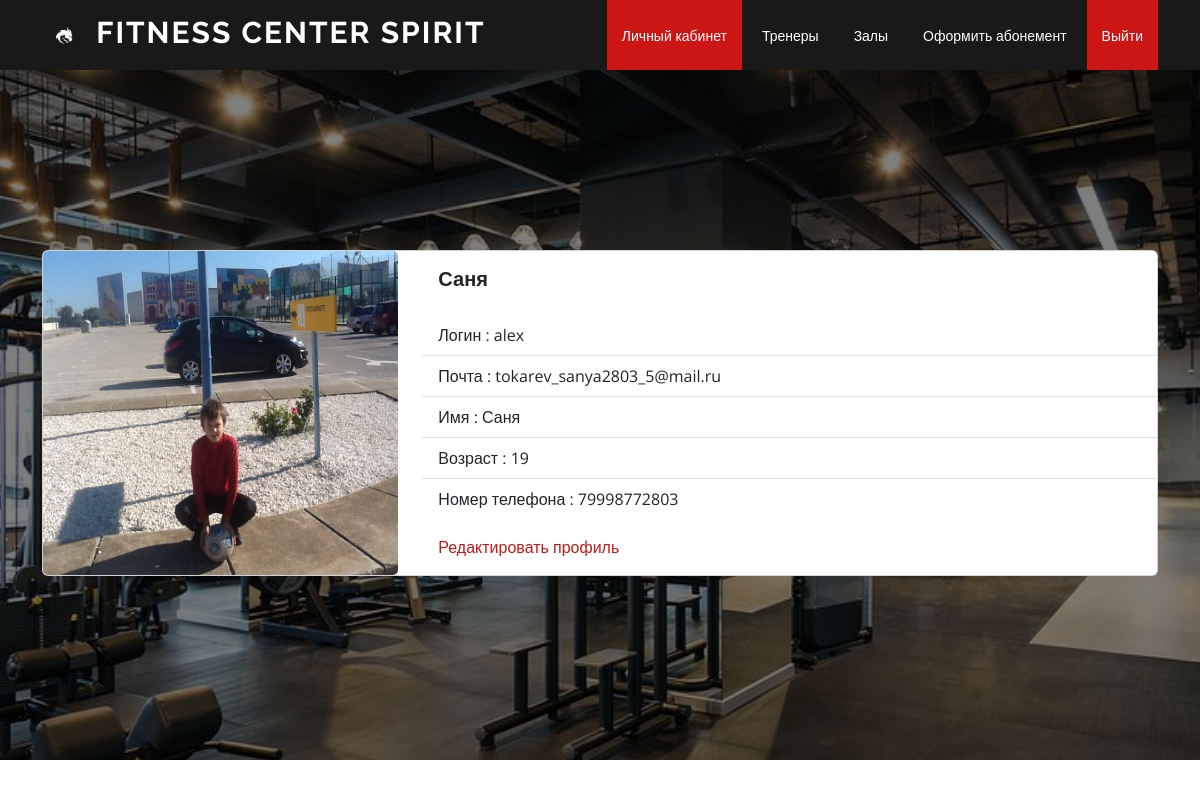
/profile (signed in), run on an earlier commit of the app's database.
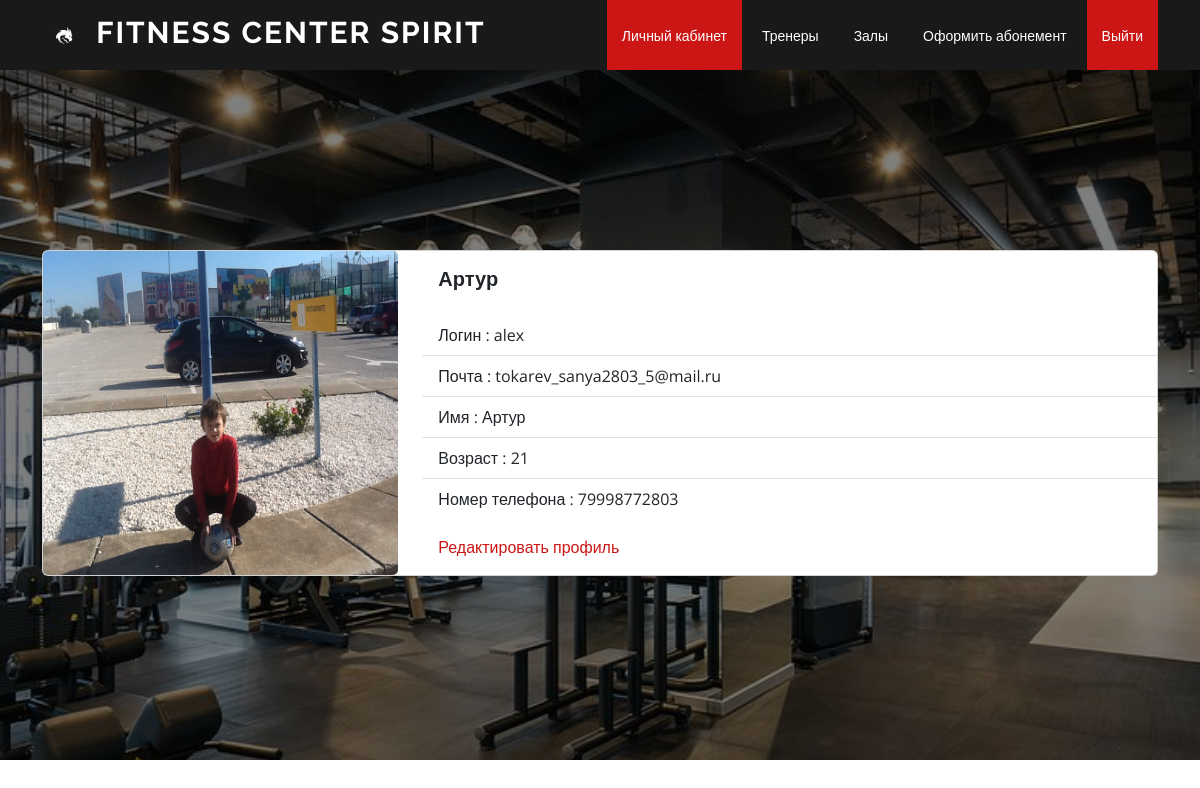
And on a later commit of the database.
### main/models.py (models this page shows, shortened)
class Profile(models.Model):
    user = models.OneToOneField(User, on_delete=models.CASCADE)
    name = models.CharField(max_length=30, blank=True)
    phone_number = models.IntegerField(null=True, blank=True)
    age = models.IntegerField(null=True, blank=True)
    class Meta:
        verbose_name = 'Профиль'
        verbose_name_plural = 'Профили'

### main/views.py (the view)
# urls.py: path('profile', profile, name='profile'),
def profile(request):
    username=request.user
    posts=User.objects.filter(username= username)
    profile=Profile.objects.filter(user=username)
    cards=Card.objects.filter(user=username)
    print(cards)
    context={'posts':posts,'profile':profile, 'cards':cards}
    return render(request, 'main/profile.html',context)

### main/templates/main/profile.html (shortened to what this page needs)
{% extends 'main/base.html' %}
{% block hero %}
<section id="hero" class="d-flex align-items-center">
    <div class="container position-relative" data-aos="fade-up" data-aos-delay="500">
        {% for prof in profile %}
<div class="card mb-1" style="max-width: 3000px;">
    <div class="row no-gutters">
    <div class="col-md-4">
        <img src="static/assets/img/та самая.jpg" class="card-img" alt="" style="height: 100%;">
    </div>
        <div class="col-md-8 col-mr-4">
            <div class="card-body">
                <h5 class="card-title"><b>{{prof.name}}</b></h5>
                {% endfor %}
            </div>
            {% for post in posts %}
              <ul class="list-group list-group-flush">
                <li class="list-group-item">Логин : {{post.username}}</li>
                <li class="list-group-item">Почта : {{post.email}}</li>
                        {% endfor %}
                  {% for prof in profile %}
                <li class="list-group-item">Имя : {{prof.name}}</li>
                <li class="list-group-item">Возраст : {{prof.age}}</li>
                <li class="list-group-item">Номер телефона : {{prof.phone_number}}</li>
              </ul>
              <div class="card-body">
                <a href="/update" class="card-link">Редактировать профиль</a>
                              {% endfor %}
              </div>
        </div>
  </div>
</div>
</div>
  </section>
{% endblock hero %}

### main/templates/main/base.html (shortened to what this page needs)
{% load static %}
<!DOCTYPE html>
<html lang="ru">
<head>
  <link href="static/assets/vendor/aos/aos.css" rel="stylesheet">
  <link href="static/assets/vendor/bootstrap/css/bootstrap.min.css" rel="stylesheet">
  <link href="static/assets/vendor/bootstrap-icons/bootstrap-icons.css" rel="stylesheet">
  <link href="static/assets/vendor/boxicons/css/boxicons.min.css" rel="stylesheet">
  <link href="static/assets/vendor/glightbox/css/glightbox.min.css" rel="stylesheet">
  <link href="static/assets/vendor/swiper/swiper-bundle.min.css" rel="stylesheet">
  <link href="static/assets/css/style.css" rel="stylesheet">
</head>
<body>
  <header id="header" class="d-flex align-items-center">
    <div class="container d-flex align-items-center justify-content-between">
      <h1 class="logo"><img src="static/main/image/logo1.jpg" style="width: 45px; height: 90px;"> <a href="/">Fitness center Spirit</a></h1>
      <nav id="navbar" class="navbar">
        <ul>
          {% if request.user.is_authenticated %}
          <li><a class="nav-link scrollto active" href="profile">Личный кабинет</a></li>
          {% else %}
          <li><a class="nav-link scrollto active" href="login">Личный кабинет</a></li>
          {% endif %}
          <li><a class="nav-link scrollto" href="coach">Тренеры</a></li>
          <li><a class="nav-link scrollto" href="gym">Залы</a></li>
          <li><a class="nav-link scrollto " href="card">Оформить абонемент</a></li>
          {% if request.user.is_authenticated %}
          <li><a class="nav-link scrollto active" href="logout">Выйти</a></li>
          {% endif %}
        </ul>
      </nav>
    </div>
  </header>
{% block hero %}
{% endblock %}
</body>
</html>

### static/assets/css/style.css (style rules this page uses)
body { font-family: "Open Sans", sans-serif; color: #444444; }
a { color: #cc1616; text-decoration: none; }
h1, h2, h3, h4, h5, h6 { font-family: "Raleway", sans-serif; }
#header { background: rgba(25, 25, 25, 0.95); transition: all 0.5s; z-index: 997; height: 70px; }
#header.fixed-top { background: #191919; }
#header .logo { font-size: 30px; margin: 0; padding: 0; line-height: 1; font-weight: 700; letter-spacing: 2px; text-transform: uppercase; }
#header .logo a { color: #fff; }
#header .logo img { max-height: 40px; }
.scrolled-offset { margin-top: 70px; }
.navbar { padding: 0; }
.navbar ul { margin: 0; padding: 0; display: flex; list-style: none; align-items: center; }
.navbar li { position: relative; }
.navbar>ul>li { margin-left: 5px; }
.navbar a, .navbar a:focus { display: flex; align-items: center; justify-content: space-between; padding: 25px 15px 24px 15px; font-size: 14px; color: #fff; white-space: nowrap; transition: 0.3s; }
.navbar a:hover, .navbar .active, .navbar .active:focus, .navbar li:hover>a { background: #cc1616; }
#hero { width: 100%; height: calc(100vh - 110px); background: url("../img/hero-bg.jpg") top center; background-size: cover; position: relative; }
#hero:before { content: ""; background: rgba(0, 0, 0, 0.5); position: absolute; bottom: 0; top: 0; left: 0; right: 0; }
@media (min-width: 1024px) { #hero { background-attachment: fixed; } }
section { padding: 60px 0; overflow: hidden; }

What changed in the data, as far as the page shows it:
changed Profile: name "Саня" → "Артур"; age "19" → "21"
